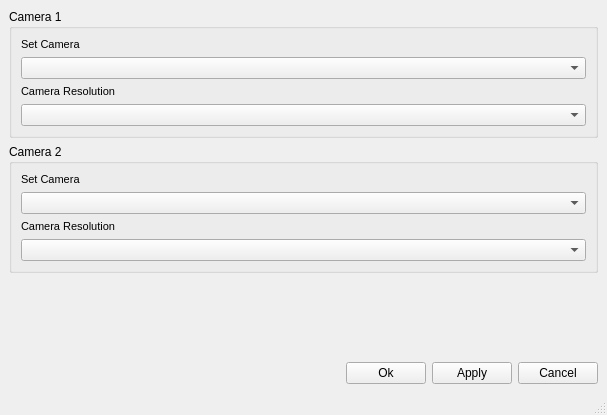
<?xml version="1.0" encoding="UTF-8"?>
<ui version="4.0">
 <class>MainWindow</class>
 <widget class="QMainWindow" name="MainWindow">
  <property name="geometry">
   <rect>
    <x>0</x>
    <y>0</y>
    <width>607</width>
    <height>415</height>
   </rect>
  </property>
  <property name="windowTitle">
   <string>Settings</string>
  </property>
  <widget class="QWidget" name="centralwidget">
   <layout class="QGridLayout" name="gridLayout">
    <item row="3" column="0">
     <spacer name="horizontalSpacer">
      <property name="orientation">
       <enum>Qt::Horizontal</enum>
      </property>
      <property name="sizeHint" stdset="0">
       <size>
        <width>40</width>
        <height>20</height>
       </size>
      </property>
     </spacer>
    </item>
    <item row="3" column="2">
     <widget class="QPushButton" name="applyButton">
      <property name="text">
       <string>Apply</string>
      </property>
     </widget>
    </item>
    <item row="0" column="0" colspan="4">
     <widget class="QGroupBox" name="groupBox">
      <property name="title">
       <string>Camera 1</string>
      </property>
      <layout class="QVBoxLayout" name="verticalLayout">
       <item>
        <widget class="QLabel" name="label_2">
         <property name="font">
          <font>
           <pointsize>8</pointsize>
          </font>
         </property>
         <property name="text">
          <string>Set Camera</string>
         </property>
        </widget>
       </item>
       <item>
        <widget class="QComboBox" name="setCameraBox"/>
       </item>
       <item>
        <widget class="QLabel" name="label">
         <property name="font">
          <font>
           <pointsize>8</pointsize>
          </font>
         </property>
         <property name="text">
          <string>Camera Resolution</string>
         </property>
        </widget>
       </item>
       <item>
        <widget class="QComboBox" name="resolutionComboBox"/>
       </item>
      </layout>
     </widget>
    </item>
    <item row="3" column="3">
     <widget class="QPushButton" name="cancelButton">
      <property name="text">
       <string>Cancel</string>
      </property>
     </widget>
    </item>
    <item row="3" column="1">
     <widget class="QPushButton" name="okButton">
      <property name="text">
       <string>Ok</string>
      </property>
     </widget>
    </item>
    <item row="1" column="0" colspan="4">
     <widget class="QGroupBox" name="groupBox_2">
      <property name="title">
       <string>Camera 2</string>
      </property>
      <layout class="QVBoxLayout" name="verticalLayout_2">
       <item>
        <widget class="QLabel" name="label_4">
         <property name="font">
          <font>
           <pointsize>8</pointsize>
          </font>
         </property>
         <property name="text">
          <string>Set Camera</string>
         </property>
        </widget>
       </item>
       <item>
        <widget class="QComboBox" name="setCameraBox_2"/>
       </item>
       <item>
        <widget class="QLabel" name="label_3">
         <property name="font">
          <font>
           <pointsize>8</pointsize>
          </font>
         </property>
         <property name="text">
          <string>Camera Resolution</string>
         </property>
        </widget>
       </item>
       <item>
        <widget class="QComboBox" name="resolutionComboBox_2"/>
       </item>
      </layout>
      <zorder>setCameraBox_2</zorder>
      <zorder>resolutionComboBox_2</zorder>
      <zorder>label_3</zorder>
      <zorder>label_4</zorder>
      <zorder>groupBox</zorder>
     </widget>
    </item>
    <item row="2" column="0" colspan="4">
     <spacer name="verticalSpacer">
      <property name="orientation">
       <enum>Qt::Vertical</enum>
      </property>
      <property name="sizeHint" stdset="0">
       <size>
        <width>20</width>
        <height>40</height>
       </size>
      </property>
     </spacer>
    </item>
   </layout>
  </widget>
  <widget class="QMenuBar" name="menubar">
   <property name="geometry">
    <rect>
     <x>0</x>
     <y>0</y>
     <width>607</width>
     <height>26</height>
    </rect>
   </property>
  </widget>
  <widget class="QStatusBar" name="statusbar"/>
 </widget>
 <resources/>
 <connections/>
</ui>
